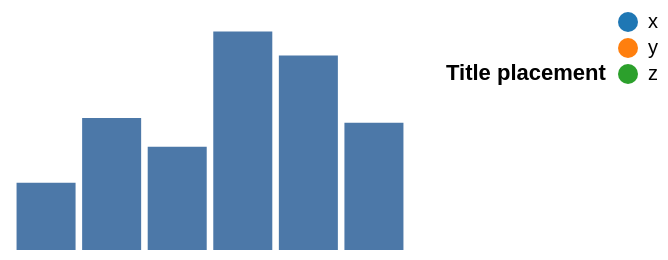

Vega-Lite specification stored for this chart:
### Vega specification from a JSON file in a GitHub repository (floating-point values rounded to 4 significant figures)
{"width": 200, "height": 120, "padding": 5, "data": [{"name": "t", "values": [{"a": "Alpha", "b": 28, "c": "x", "d": 1}, {"a": "Bravo", "b": 55, "c": "y", "d": 2}, {"a": "Charlie", "b": 43, "c": "x", "d": 3}, {"a": "Delta", "b": 91, "c": "z", "d": 4}, {"a": "Echo", "b": 81, "c": "y", "d": 5}, {"a": "Foxtrot", "b": 53, "c": "z", "d": 6}]}], "scales": [{"name": "x", "type": "band", "domain": {"data": "t", "field": "a"}, "range": "width", "padding": 0.1}, {"name": "y", "type": "linear", "domain": {"data": "t", "field": "b"}, "range": "height", "nice": true}, {"name": "color", "type": "ordinal", "domain": {"data": "t", "field": "c"}, "range": {"scheme": "category10"}}, {"name": "ramp", "type": "linear", "domain": {"data": "t", "field": "d"}, "range": {"scheme": "blues"}}, {"name": "size", "type": "linear", "domain": {"data": "t", "field": "b"}, "range": [10, 200]}, {"name": "shape", "type": "ordinal", "domain": {"data": "t", "field": "c"}, "range": "symbol"}, {"name": "quant", "type": "quantize", "domain": [0, 100], "range": {"scheme": "greens", "count": 4}}], "marks": [{"type": "rect", "from": {"data": "t"}, "encode": {"enter": {"x": {"scale": "x", "field": "a"}, "width": {"scale": "x", "band": 1}, "y": {"scale": "y", "field": "b"}, "y2": {"scale": "y", "value": 0}}}}], "legends": [{"fill": "color", "title": "Title placement", "titleOrient": "left", "titleAnchor": "end", "orient": "right"}]}
